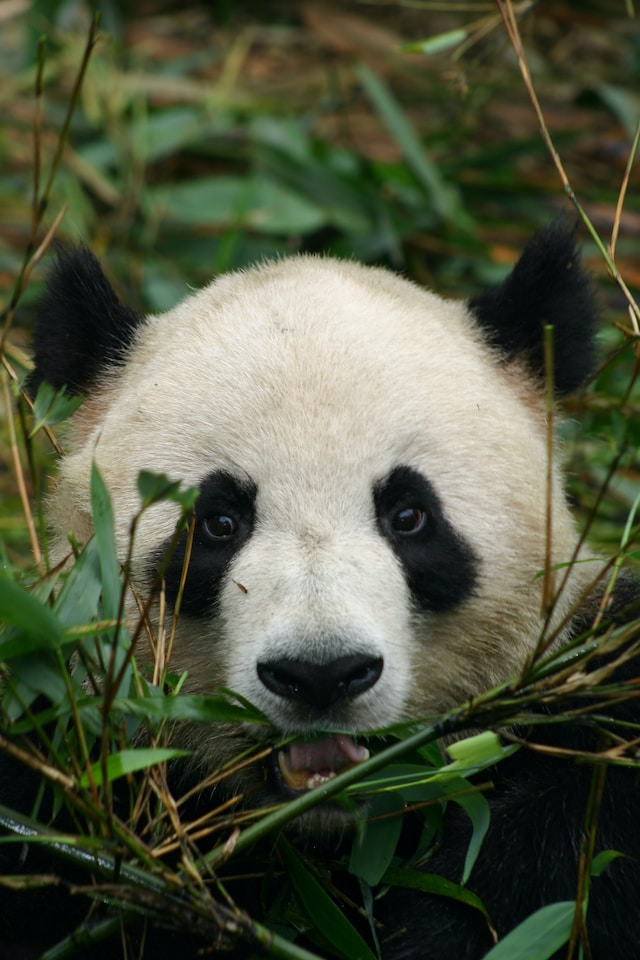
#> input picture panda.jpg, 640 x 960 px
$ python -i process.py   (imports and definitions only)
#> lines starting #> are read from the running program, lines starting #| are printed output that depends on the picture
import cv2
import numpy as np
import webcolors
import matplotlib.pyplot as plt
import scipy
from scipy.spatial import KDTree

class WarnaDominan:
    def __init__(self, img, pilihDominan=5):
#> called with img = 'panda.jpg', pilihDominan = 5
        self.img = cv2.cvtColor(cv2.imread(img), cv2.COLOR_BGR2RGB)
        self.img_bar = None
        self.nilai_rgb = []
        self.pilihDominan = pilihDominan
        self.tinggi, self.lebar, _ = self.img.shape
#> self.tinggi = 960; self.lebar = 640
        self.data = np.float32(np.reshape(self.img, (self.tinggi * self.lebar, 3)))
        self.namaWarna, self.namaWarna2 = [], []

        self.dapatkanDominanWarna()

    def dapatkanDominanWarna(self):
        self._tampilGambar()

    def _buatBar(self, tinggi, lebar, warna):
        bar = np.zeros((tinggi, lebar, 3), np.uint8)
        bar[:] = warna
        red, green, blue = int(warna[2]), int(warna[1]), int(warna[0])
        return bar, (red, green, blue)

    def _opsiBeda(self):
        css3_db = webcolors.CSS3_HEX_TO_NAMES
        nama = []
        nilai_rgb = []

        for warna_hex, nama_warna in css3_db.items():
            nama.append(nama_warna)
            nilai_rgb.append(webcolors.hex_to_rgb(warna_hex))

        kdt_db = KDTree(nilai_rgb)
        jarak, index = kdt_db.query((254,0,0))
        print(f"Nilai yang mendekati: {nama[index]}")

    def _tampilGambar(self):
        kriteria = (cv2.TERM_CRITERIA_EPS + cv2.TERM_CRITERIA_MAX_ITER, 10, 1.0)
        tanda = cv2.KMEANS_RANDOM_CENTERS
        kepadatan, labels, pusat = cv2.kmeans(self.data, self.pilihDominan, None, kriteria, 10, tanda)
#> kepadatan = 375288148.8; pusat = [[53.26, 61.17, 31.96], [209.9, 205.8, 192.2], [90.75, 100.2, 65.35], [145.3, 145.4, 121.1], [13.55, 20.64, 11.3]]

        font = cv2.FONT_HERSHEY_SIMPLEX
        bars = []

        for index, baris in enumerate(pusat):
            bar, rgb = self._buatBar(200, 200, baris)
            bars.append(bar)
            self.nilai_rgb.append(rgb)
#> this loop made 5 passes
#> (baris, red in _buatBar, green in _buatBar, blue in _buatBar) on passes 1 to 5: ([53.26, 61.17, 31.96], 31, 61, 53), ([209.9, 205.8, 192.2], 192, 205, 209), ([90.75, 100.2, 65.35], 65, 100, 90), ([145.3, 145.4, 121.1], 121, 145, 145), ([13.55, 20.64, 11.3], 11, 20, 13)
#> pass 1, in _tampilGambar, `bar, rgb = self._buatBar(200, 200, baris)`:
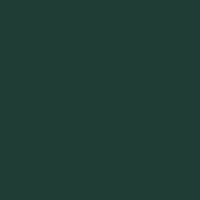
#> bar: shape (200, 200, 3); mean of channels 0, 1, 2 53, 61, 31; drawn as B, G, R
#> pass 2, in _tampilGambar, `bar, rgb = self._buatBar(200, 200, baris)`:
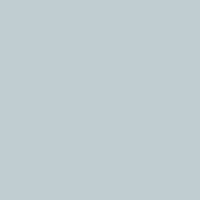
#> bar: shape (200, 200, 3); mean of channels 0, 1, 2 209, 205, 192; drawn as B, G, R
#> pass 3, in _tampilGambar, `bar, rgb = self._buatBar(200, 200, baris)`:
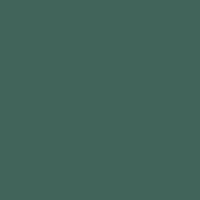
#> bar: shape (200, 200, 3); mean of channels 0, 1, 2 90, 100, 65; drawn as B, G, R
#> after the loop, bars = 5 items; self.nilai_rgb = [(31, 61, 53), (192, 205, 209), (65, 100, 90), (121, 145, 145), (11, 20, 13)]

        beda = {}
        nama = []
        nilai_rgb= []
        for nilai_warna in self.nilai_rgb:
            for hex_warna, nama_warna in webcolors.CSS3_HEX_TO_NAMES.items():
                r, g, b = webcolors.hex_to_rgb(hex_warna)
                beda[sum([  (r - nilai_warna[0]) ** 2,
                            (g - nilai_warna[1]) ** 2,
                            (b - nilai_warna[2]) ** 2]  )] = nama_warna
                # print(beda)
                # =============
                nama.append(nama_warna)
                nilai_rgb.append(webcolors.hex_to_rgb(hex_warna))

            kdt_db = KDTree(nilai_rgb)
            jarak, index = kdt_db.query(nilai_warna)
            self.namaWarna.append(beda[min(beda.keys())])
            self.namaWarna2.append(nama[index])
#> this loop made 1 pass
#> after the loop, beda = 0 items; nama = []; nilai_rgb = []; self.namaWarna = []; self.namaWarna2 = []

        self.img_bar = np.hstack(bars)

        for index, baris in enumerate(self.nilai_rgb):
            cv2.putText(self.img_bar, f'{self.namaWarna2[index]}', (5 + 200 * index, 100 - 10),
                                font, 0.6, (0, 255, 0), 1, cv2.LINE_AA)

            cv2.putText(self.img_bar, f'RGB: {baris}', (5 + 200 * index, 200 - 10),
                                font, 0.5, (0, 255, 0), 1, cv2.LINE_AA)
            # print(f'{index + 1}. RGB{baris} - {self.namaWarna}')
        cv2.imshow('Gambar', self.img)
        cv2.imshow('Warna Dominan', self.img_bar)
        cv2.waitKey(0)

    # def __repr__(self):
    #     return f"{self.namaWarna}"

#> (the run stopped early here; a loop or call above may not have finished)
